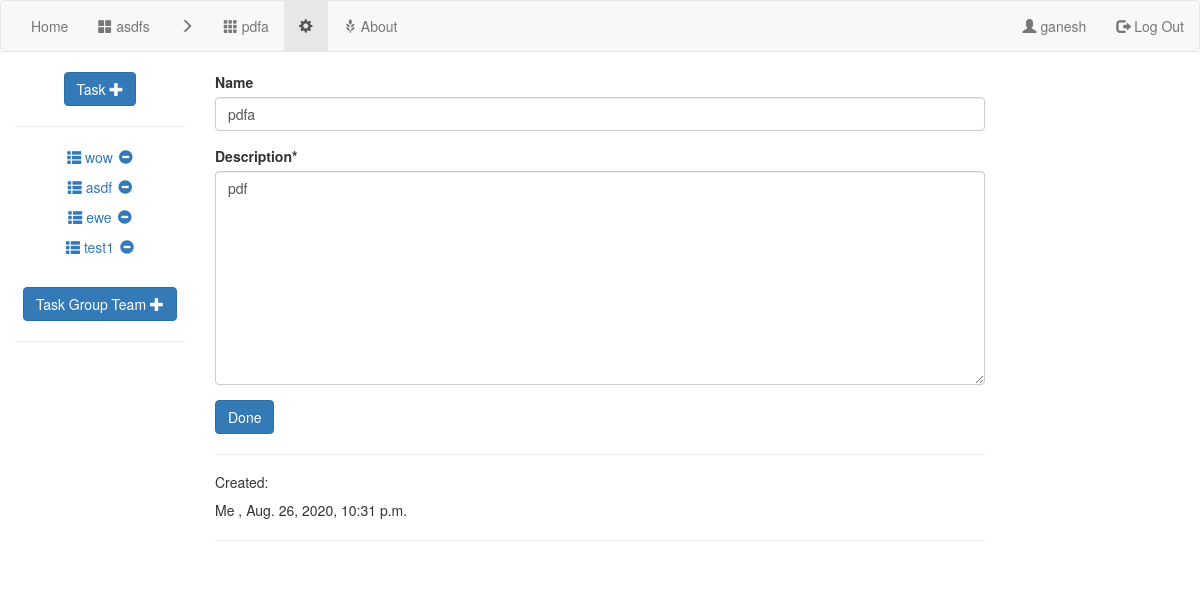
Page /1/1/taskGroupEdit/ (signed in) on the committed database.
### projectMgr/models.py (models this page shows)
class Project(models.Model):
    name = models.CharField(max_length=100)
    people = models.ManyToManyField(User,related_name="project_set")
    description = models.TextField()
    isArchived = models.BooleanField(default=False)
    comment = models.ManyToManyField(Comment)
    created = models.DateTimeField(auto_now=True)
    createdBy = models.ForeignKey(User,on_delete=models.CASCADE,related_name="projectIcreated",null=True)
    deadLine = models.DateTimeField(null=True)
    pass

class TaskGroup(models.Model):
    name = models.CharField(max_length=100)
    creator = models.ForeignKey(User,on_delete=models.CASCADE,related_name='taskgroupIcreated',null=True)
    description = models.TextField()
    project = models.ForeignKey(Project,on_delete=models.CASCADE,related_name="taskgroup_set",null=True)
    comment = models.ManyToManyField(Comment)
    people = models.ManyToManyField(User)
    created = models.DateTimeField(auto_now=True)
    DeadLine = models.DateTimeField(null=True)

class User(AbstractUser):
    profilePicture = models.CharField(max_length=200,null=True)
    fullName = models.CharField(max_length=100,null=True)
    bio = models.CharField(null=True,max_length=500)
    pass

class Task(models.Model):
    name = models.CharField(max_length=100)
    people = models.ManyToManyField(User)
    reporter = models.ForeignKey(User,related_name='Ireported',null=True,on_delete=models.PROTECT)
    description = models.TextField()
    taskGroup = models.ForeignKey(TaskGroup,on_delete=models.CASCADE,null=True)
    comment = models.ManyToManyField(Comment)
    created = models.DateTimeField(auto_now=True)
    stage = models.CharField(max_length=100) #initiate->in progress->review->done
    priority = models.CharField(max_length=100,default="Normal")
    deadLine = models.DateTimeField(null=True)
    pass

### projectMgr/views.py (the view)
# urls.py: path('<int:projectid>/<int:taskGroupId>/taskGroupEdit/',views.taskGroupDetailEdit,name='taskGroupDetailEdit'),
def taskGroupDetailEdit(request: HttpRequest, projectid, taskGroupId):
    if not request.user.is_authenticated:
        return redirect('projectMgr:homepage')
    thisProject = models.Project.objects.get(id=projectid)
    thisTaskGroup = models.TaskGroup.objects.get(id=taskGroupId)
    if request.method == "POST":
        form = forms.editTaskGroup(request.POST, nameVal=thisTaskGroup.name, descriptionVal=thisTaskGroup.description, )
        if form.is_valid():
            name = form.cleaned_data['name']
            description = form.cleaned_data['description']
            thisTaskGroup.name = name
            thisTaskGroup.description = description
            thisTaskGroup.save()
            action.send(request.user, verb="edited taskgroup", action_object=thisTaskGroup,
                        target=models.Project.objects.get(id=projectid))
            return redirect('projectMgr:taskGroupDetail', projectid, taskGroupId)
    else:
        form = forms.editTaskGroup(nameVal=thisTaskGroup.name, descriptionVal=thisTaskGroup.description)
    return render(request, 'projectMgr/taskGroupDetailEdit.html',
                  {"form": form, "project": thisProject, "taskGroup": thisTaskGroup, "thisUser": request.user})

### projectMgr/forms.py
class editTaskGroup(forms.Form):
    name = forms.CharField(max_length=100, required=False)
    description = forms.CharField(widget=forms.Textarea, empty_value="description default")
    def __init__(self, *args, nameVal=None, descriptionVal=None, **kwargs):
        super().__init__(*args, **kwargs)
        print("name is ", nameVal)
        if nameVal:
            self.fields['name'].initial = nameVal
        if descriptionVal:
            self.fields['description'].initial = descriptionVal

### projectMgr/templates/projectMgr/taskGroupDetailEdit.html (shortened to what this page needs)
{% extends 'projectMgr/base.html' %}
{% block leftnav %}
<li><a href="{% url 'projectMgr:projectDetail' project.id %}" ><span class="glyphicon glyphicon-th-large"></span> {{project.name}}</a></li>
<li><a href="" ><span class="glyphicon glyphicon-menu-right"></span></a></li>
<li><a  href="{% url 'projectMgr:taskGroupDetail' project.id taskGroup.id %}" ><span class="glyphicon glyphicon-th"></span> {{taskGroup.name}}</a></li>
<li class="active"><a href="{% url 'projectMgr:taskGroupDetailEdit' project.id taskGroup.id %}" ><span class="glyphicon glyphicon-cog"></span></a></li>
{% endblock %}
{% block body %}
    {% load crispy_forms_tags %}
    <form action="{% url 'projectMgr:taskGroupDetailEdit' project.id taskGroup.id  %}" method="post">
{{ form|crispy }}
    <input type="submit" class="btn btn-primary" value="Done">
    </form>
    <hr>
       <h5>Created:</h5>
        <div class="row">
        <div class="col-sm-4">
             {% if thisUser == taskGroup.creator %} Me {% else %} {{taskGroup.creator.username }} {% endif %},
        {{ taskGroup.created }}
        </div>
    </div>
    <hr>
{% endblock %}
{% block sidenav %}
    <a href="{% url 'projectMgr:createTask' projectid=project.id taskGroupId=taskGroup.id %}" class="btn btn-primary">Task <span class="glyphicon glyphicon-plus"></span> </a>
   <hr>
            {% for task in taskGroup.task_set.all %}
                <p><a style="margin: 3px"  href="{% url 'projectMgr:taskDetail' projectid=project.id taskGroupId=taskGroup.id taskid=task.id %}"><span class="glyphicon glyphicon-th-list"></span> {{ task.name }}</a><a style="margin: 3px"  href="{% url 'projectMgr:taskRemove' project.id taskGroup.id task.id %}"><span class="glyphicon glyphicon-minus-sign"></span></a></p>
        {% endfor %}
    <br>
      <a href="{% url 'projectMgr:chooseTaskGroupMates' project.id taskGroup.id %}" class="btn btn-primary">Task Group Team <span class="glyphicon glyphicon-plus"></span> </a>
   <hr>
    <br>
{% endblock %}

### projectMgr/templates/projectMgr/base.html (shortened to what this page needs)
<!DOCTYPE html>
<html lang="en">
 {% load static %}
<link rel="stylesheet" type="text/css" href="{% static 'projectMgr/styles.css' %}">
  <link rel="stylesheet" href="https://maxcdn.bootstrapcdn.com/bootstrap/3.4.1/css/bootstrap.min.css">
<nav class="navbar navbar-default ">
    <div class="container-fluid">
        <ul class="nav navbar-nav">
            <li class="nav-item"><a href="{% url 'projectMgr:homepage' %}">Home</a></li>
            {% block leftnav %}
            {% endblock %}
            <li><a href="{% url 'projectMgr:about' %}"><span class="glyphicon glyphicon-grain"></span> About</a></li>
        </ul>
        <ul class="nav navbar-nav navbar-right">
            {% block rightnav %}
                {% if thisUser %}
                    <li><a href="{% url 'projectMgr:userinfo' %}"><span class="glyphicon glyphicon-user"></span> {{ thisUser.username }}</a></li>
                    <li><a href="{% url 'projectMgr:logout' %}"><span class="glyphicon glyphicon-log-out"></span> Log Out</a></li>
                {% else %}
                    <li><a href="{% url 'projectMgr:signin' %}"><span class="glyphicon glyphicon-log-in"></span> Log In</a></li>
                    <li><a href="{% url 'projectMgr:signup' %}"><span class="glyphicon glyphicon-user"></span> Sign Up</a></li>
                {% endif %}
            {% endblock %}
        </ul>
    </div>
</nav>
<div class="container-fluid text-center">
    <div class="row content">
        <div class="col-sm-2 sidenav">
            {% block sidenav %}{% endblock %}
        </div>
        <div class="col-sm-8 text-left">
        {% block body %}{% endblock %}
        </div>
    </div>
</div>
</html>

### rows in the picture
Project: name "asdfs"
TaskGroup: name "pdfa", description "pdf", created "Aug. 26, 2020, 10:31 p.m."
User: username "ganesh"
Task: name "wow"
Task: name "asdf"
Task: name "ewe"
Task: name "test1"
